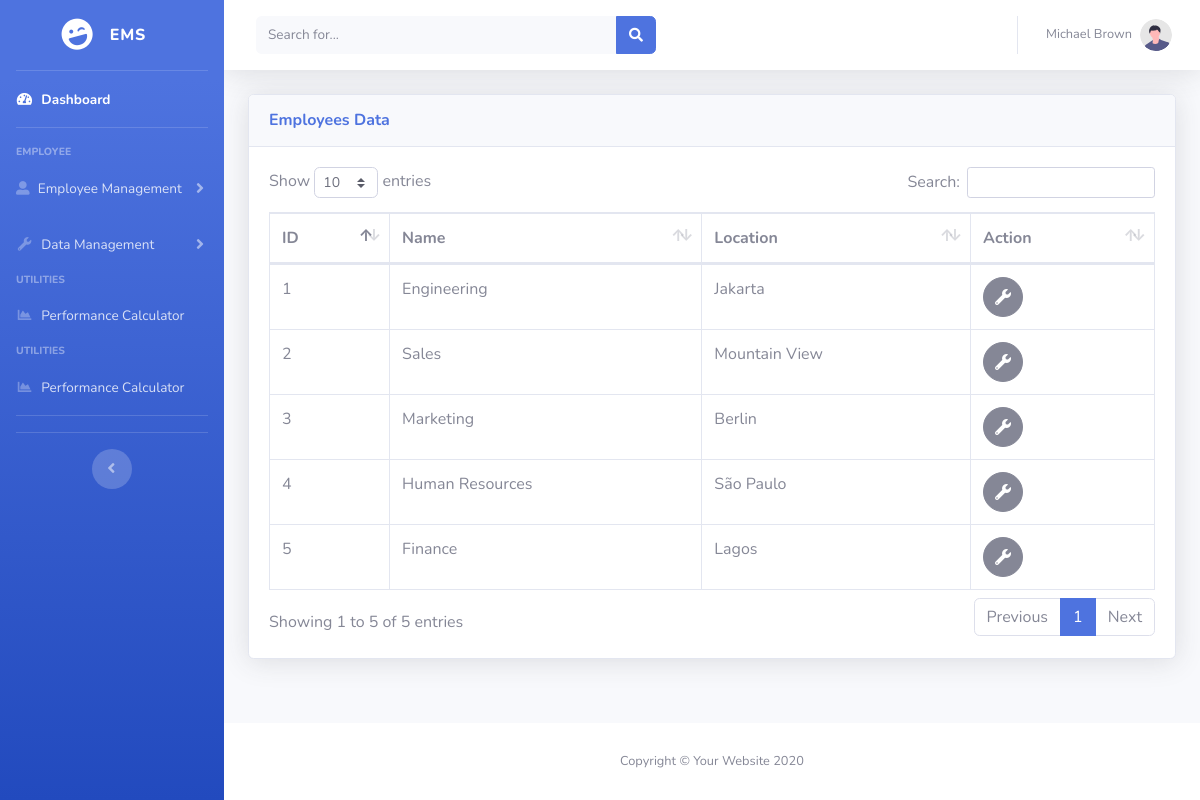
Page /tableDepartments.php (signed in) on the committed database.
### tables this page shows
CREATE TABLE tbl_employees (
    id INT AUTO_INCREMENT PRIMARY KEY,
    first_name VARCHAR(25) NOT NULL,
    last_name VARCHAR(25) NOT NULL,
    gender VARCHAR(10),
    email VARCHAR(50),
    phone VARCHAR(20),
    hire_date DATE,
    salary INT,
    manager INT,
    job VARCHAR(10),
    department INT,
    FOREIGN KEY (manager) REFERENCES tbl_employees(id),
    FOREIGN KEY (job) REFERENCES tbl_jobs(id) ON DELETE SET NULL,
    FOREIGN KEY (department) REFERENCES tbl_departments(id) ON DELETE SET NULL
);

CREATE TABLE tbl_departments (
    id INT AUTO_INCREMENT PRIMARY KEY,
    name VARCHAR(30) NOT NULL,
    location INT,
    FOREIGN KEY (location) REFERENCES tbl_locations(id) ON DELETE SET NULL
);

CREATE TABLE tbl_locations (
    id INT AUTO_INCREMENT PRIMARY KEY,
    street_address VARCHAR(40),
    postal_code VARCHAR(12),
    city VARCHAR(30) NOT NULL,
    state_province VARCHAR(25),
    country CHAR(3),
    FOREIGN KEY (country) REFERENCES tbl_countries(id) ON DELETE SET NULL
);

### conn.php (called while the page is built, shortened)
<?php
function connection()
{
    $dbServer = 'localhost';
    $dbUser = 'root';
    $dbPass = '';
    $dbName = "company_db";
    $conn = mysqli_connect($dbServer, $dbUser, $dbPass);
    mysqli_select_db($conn, $dbName);
    return $conn;
}

### tableDepartments.php (the view, shortened to what this page needs)
<?php
include ('conn.php');
$idPengguna = $_SESSION['ID'];
$query = "SELECT * FROM tbl_employees WHERE id = '$idPengguna'";
$result = mysqli_query(connection(), $query);
$row = mysqli_fetch_assoc($result);
?>
<!DOCTYPE html>
<html lang="en">
<head>
    <link href="vendor/fontawesome-free/css/all.min.css" rel="stylesheet" type="text/css">
    <link href="css/sb-admin-2.min.css" rel="stylesheet">
    <link href="vendor/datatables/dataTables.bootstrap4.min.css" rel="stylesheet">
</head>
<body id="page-top">
    <div id="wrapper">
        <ul class="navbar-nav bg-gradient-primary sidebar sidebar-dark accordion" id="accordionSidebar">
            <a class="sidebar-brand d-flex align-items-center justify-content-center" href="index.php">
                <div class="sidebar-brand-icon rotate-n-15">
                    <i class="fas fa-laugh-wink"></i>
                </div>
                <div class="sidebar-brand-text mx-3">EMS</div>
            </a>
            <hr class="sidebar-divider my-0">
            <li class="nav-item active">
                <a class="nav-link" href="index.php">
                    <i class="fas fa-fw fa-tachometer-alt"></i>
                    <span>Dashboard</span></a>
            </li>
            <hr class="sidebar-divider">
            <div class="sidebar-heading">
                Employee
            </div>
            <li class="nav-item">
                <a class="nav-link collapsed" href="#" data-toggle="collapse" data-target="#collapseTwo"
                    aria-expanded="true" aria-controls="collapseTwo">
                    <i class="fas fa-user-alt"></i>
                    <span>Employee Management</span>
                </a>
            </li>
            <li class="nav-item">
                <a class="nav-link collapsed" href="#" data-toggle="collapse" data-target="#collapseUtilities"
                    aria-expanded="true" aria-controls="collapseUtilities">
                    <i class="fas fa-fw fa-wrench"></i>
                    <span>Data Management</span>
                </a>
            </li>
            <div class="sidebar-heading">
                Utilities
            </div>
            <li class="nav-item">
                <a class="nav-link" href="performance.php">
                    <i class="fas fa-fw fa-chart-area"></i>
                    <span>Performance Calculator</span></a>
            </li>
            <div class="sidebar-heading">
                Utilities
            </div>
            <li class="nav-item">
                <a class="nav-link" href="performance.php">
                    <i class="fas fa-fw fa-chart-area"></i>
                    <span>Performance Calculator</span></a>
            </li>
            <hr class="sidebar-divider">
            <hr class="sidebar-divider d-none d-md-block">
            <div class="text-center d-none d-md-inline">
                <button class="rounded-circle border-0" id="sidebarToggle"></button>
            </div>
        </ul>
        <div id="content-wrapper" class="d-flex flex-column">
            <div id="content">
                <nav class="navbar navbar-expand navbar-light bg-white topbar mb-4 static-top shadow">
                    <form
                        class="d-none d-sm-inline-block form-inline mr-auto ml-md-3 my-2 my-md-0 mw-100 navbar-search">
                        <div class="input-group">
                            <input type="text" class="form-control bg-light border-0 small" placeholder="Search for..."
                                aria-label="Search" aria-describedby="basic-addon2">
                            <div class="input-group-append">
                                <button class="btn btn-primary" type="button">
                                    <i class="fas fa-search fa-sm"></i>
                                </button>
                            </div>
                        </div>
                    </form>
                    <ul class="navbar-nav ml-auto">
                        <li class="nav-item dropdown no-arrow">
                            <a class="nav-link dropdown-toggle" href="#" id="userDropdown" role="button"
                                data-toggle="dropdown" aria-haspopup="true" aria-expanded="false">
                                <span
                                    class="mr-2 d-none d-lg-inline text-gray-600 small"><?php echo $row['first_name'] . " " . $row['last_name'] ?></span>
                                <img class="img-profile rounded-circle" src="img/undraw_profile.svg">
                            </a>
                        </li>
                    </ul>
                </nav>
                <div class="container-fluid">
                    <div class="card shadow mb-4">
                        <div class="card-header py-3">
                            <h6 class="m-0 font-weight-bold text-primary">Employees Data</h6>
                        </div>
                        <div class="card-body">
                            <div class="table-responsive">
                                <table class="table table-bordered" id="dataTable" width="100%" cellspacing="0">
                                    <thead>
                                        <tr>
                                            <th>ID</th>
                                            <th>Name</th>
                                            <th>Location</th>
                                            <th>Action</th>
                                        </tr>
                                    </thead>
                                    <?php
                                    $query = "SELECT d.id,d.name,l.city from tbl_departments d join tbl_locations l on d.location = l.id";
                                    $result = mysqli_query(connection(), $query);
                                    if ($result) {
                                        while ($row = mysqli_fetch_assoc($result)) {
                                            echo "<tr>";
                                            echo "<td>" . $row['id'] . "</td>";
                                            echo "<td>" . $row['name'] . "</td>";
                                            echo "<td>" . $row['city'] . "</td>";
                                            echo '<td><a href="handlerDepartments.php?id=' . $row['id'] . '" class="btn btn-secondary btn-circle"><i class="fas fa-fw fa-wrench"></i></a></td>';
                                            echo "</tr>";
                                        }
                                    } else {
                                        echo "<tr><td colspan='8'>No data found</td></tr>";
                                    }
                                    ?>
                                </table>
                            </div>
                        </div>
                    </div>
                </div>
            </div>
            <footer class="sticky-footer bg-white">
                <div class="container my-auto">
                    <div class="copyright text-center my-auto">
                        <span>Copyright &copy; Your Website 2020</span>
                    </div>
                </div>
            </footer>
        </div>
    </div>
</body>
</html>

### rows in the picture
tbl_employees: first_name "Michael", last_name "Brown"
tbl_departments: id "1", name "Engineering", location.city "Jakarta"
tbl_departments: id "2", name "Sales", location.city "Mountain View"
tbl_departments: id "3", name "Marketing", location.city "Berlin"
tbl_departments: id "4", name "Human Resources", location.city "São Paulo"
tbl_departments: id "5", name "Finance", location.city "Lagos"
